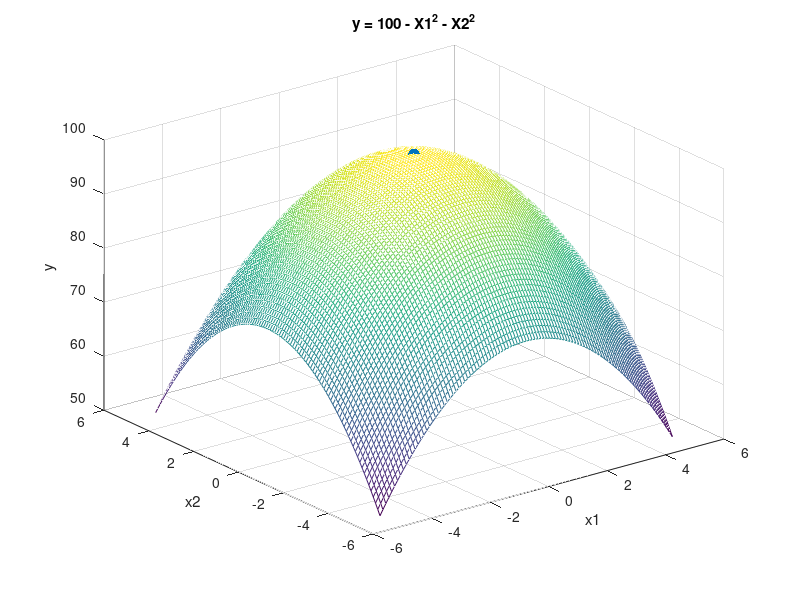
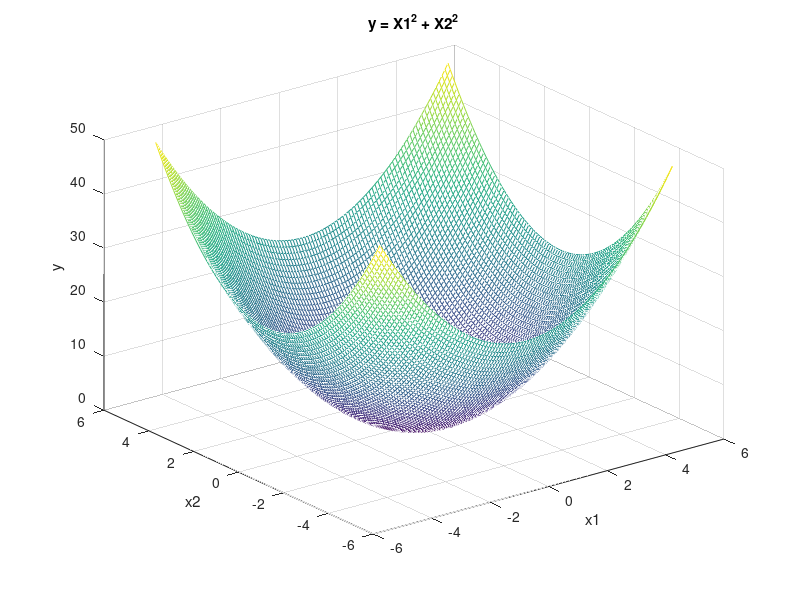
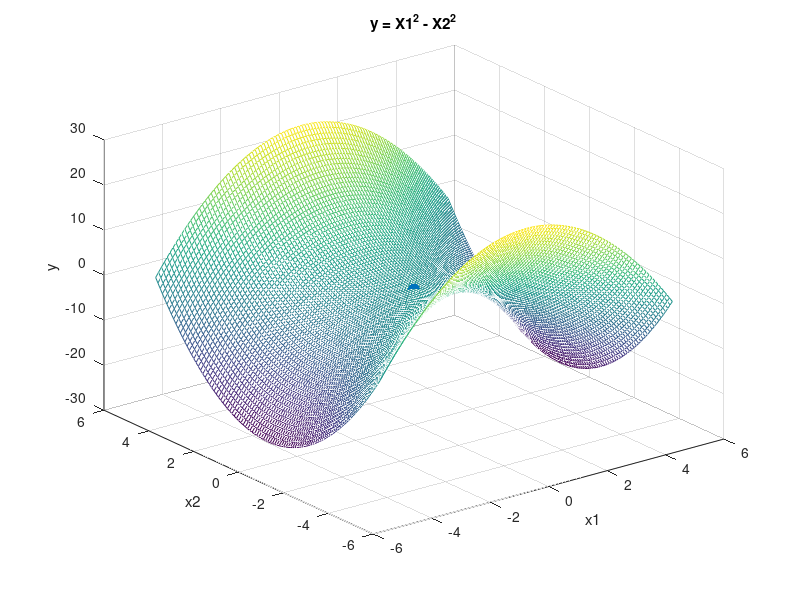

The MATLAB source for these figures, in order:
% 3Dextrema Illustrates extrema of y = f(x1,x2).
clear
close all
% Max
x1 = linspace(-5,5,101)'; %100 equally spaced points in [0,10] interval
x2 = linspace(-5,5,101)'; %100 equally spaced points in [0,20] interval
[X1,X2] = ndgrid(x1,x2);
y = 100 - X1.^2 - X2.^2;
figure(1)
rotate3d on
mesh(x1,x2,y)
title('y = 100 - X1^2 - X2^2')
xlabel('x1')
ylabel('x2')
zlabel('y')
hold on
plot3(0,0,100,'.','MarkerSize',25) %Point of tangency

% Min
x1 = linspace(-5,5,101)'; %100 equally spaced points in [0,10] interval
x2 = linspace(-5,5,101)'; %100 equally spaced points in [0,20] interval
[X1,X2] = ndgrid(x1,x2);
y = X1.^2 + X2.^2;
figure(2)
rotate3d on
mesh(x1,x2,y)
title('y = X1^2 + X2^2')
xlabel('x1')
ylabel('x2')
zlabel('y')
hold on
plot3(0,0,0,'.','MarkerSize',25) %Point of tangency

% Saddle
x1 = linspace(-5,5,101)'; %100 equally spaced points in [0,10] interval
x2 = linspace(-5,5,101)'; %100 equally spaced points in [0,20] interval
[X1,X2] = ndgrid(x1,x2);
y = X1.^2 - X2.^2;
figure(3)
rotate3d on
mesh(x1,x2,y)
title('y = X1^2 - X2^2')
xlabel('x1')
ylabel('x2')
zlabel('y')
hold on
plot3(0,0,0,'.','MarkerSize',25) %Point of tangency
